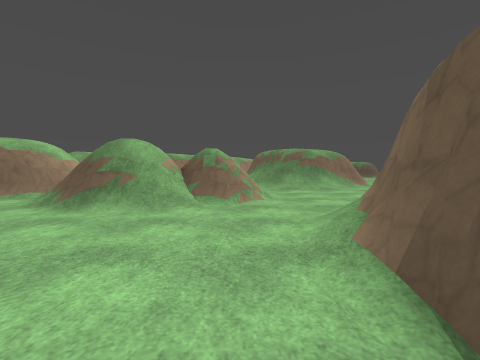
view 1 (above)

18 first-person views from a walk through a Godot game level. The camera is 1.2 m above the floor, tilts 2° down and sees 85° across. The floor is counted in squares, 2 m on a side. Each view is taken from the middle of a square. On the plan, view 1 faces up. The plan holds only what a view shows up to about 9 squares ahead; the rest is blank. Characters and animated objects are left out. Some surface patterns are stand-ins.

view 2
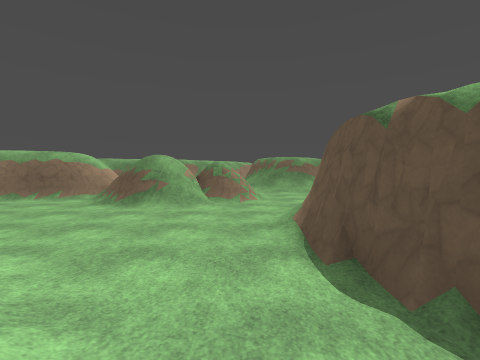

view 3
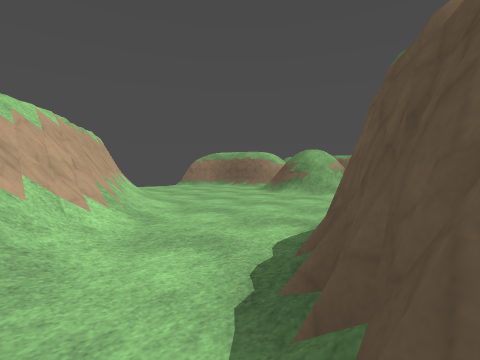

view 4
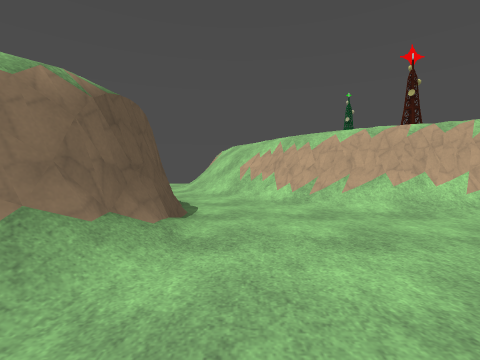

view 5
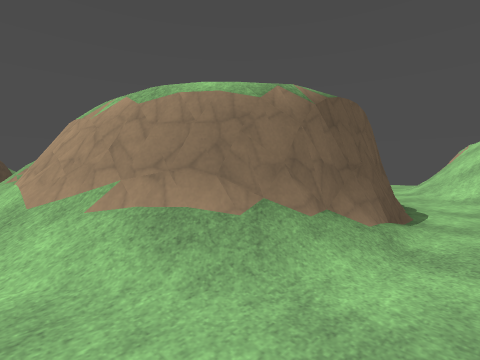

view 6
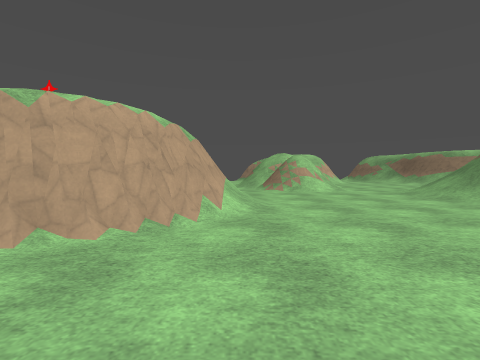

view 7
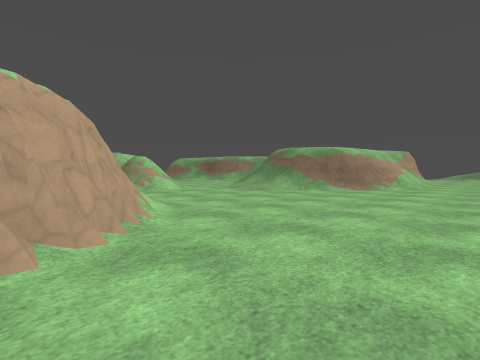

view 8
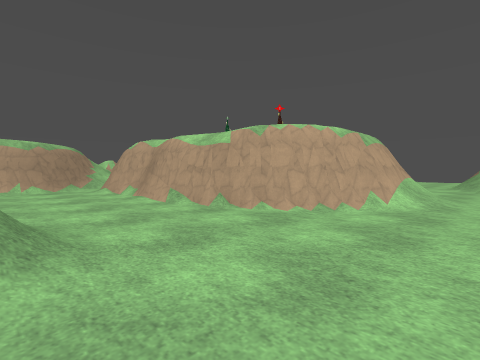

view 9
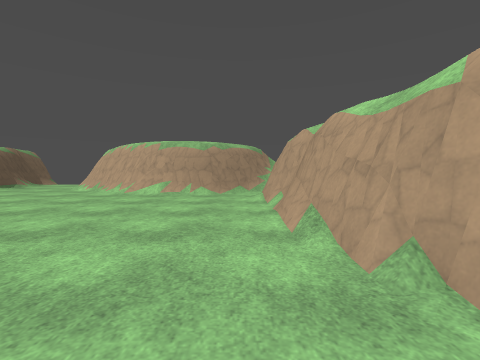

view 10
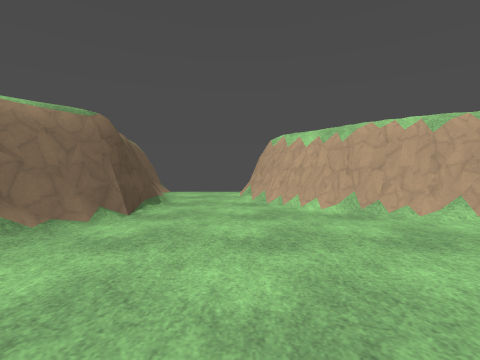

view 11
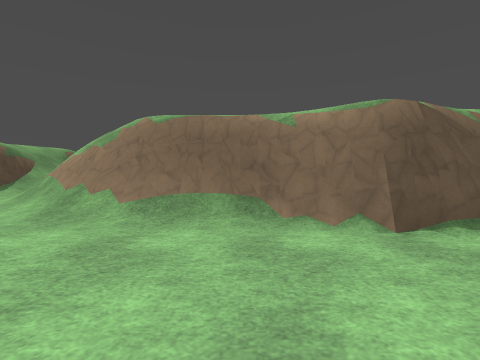

view 12
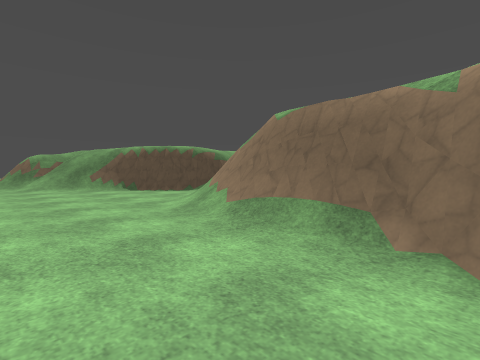

view 13
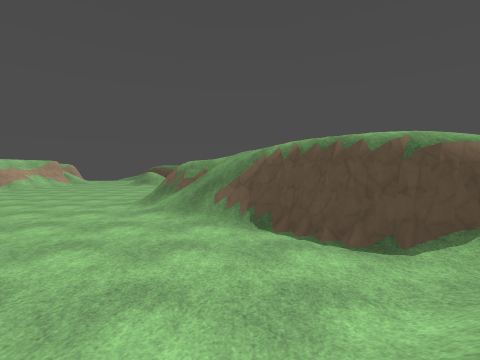

view 14
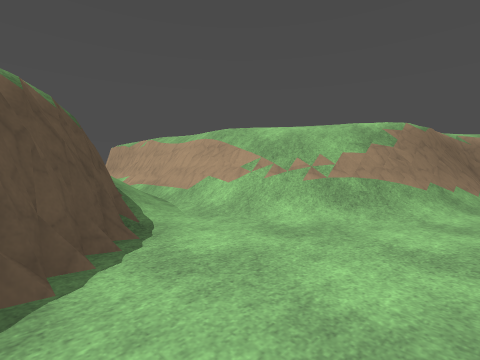

view 15
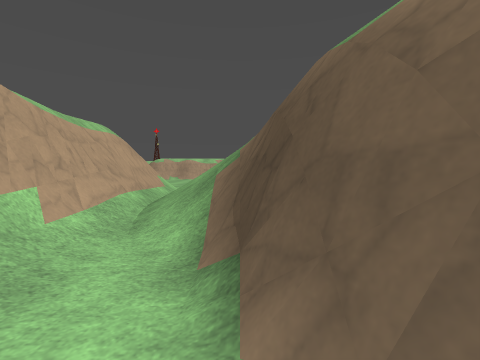

view 16
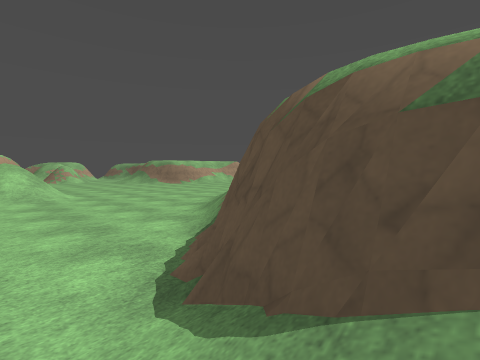

view 17
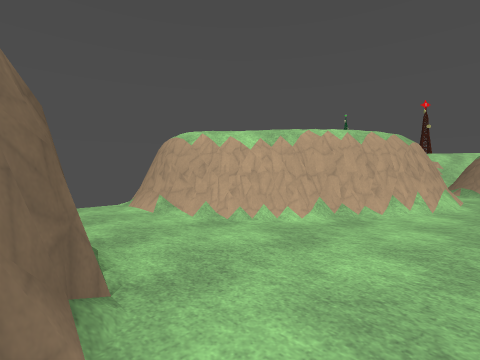

view 18
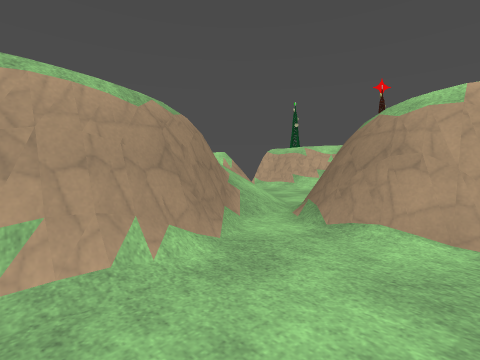

### Floor plan
Key: @ floor where view 1 was taken; # wall or solid block; . main floor; : floor 3 m higher than the main floor; / step, stairs or slope; = window, fence, low wall or low ledge; ^ raised ledge; v drop or lower ground.
Columns run from 7 left of view 1 to 24 right of it. Each row starts with its distance up from view 1.
 13              /.
 12             #/.
 11            ##...
 10           ##....
  9        /////........
  8   #   .../........../=//
  7   #=  =/............////
  6 ###= /=#.............///:
  5 #..#=/==............../=/
  4  ...///..///...../.....=#////
  3   ....../####...///.....##///##/
  2  .......##  ##..///....../////.
  1  =//....##   #...   ...//=######
  0    #=/.@##   #....  .../^^
 -1    :===//#   #..... ../#
 -2      /=///   #......../#
 -3       ///.   #......../#
 -4        ///  ######....##
 -5        /=/ ./=#/:/#/..#
 -6        :=/.=v=/   /#..#
 -7         =/.        #..#
 -8                    /v.#
 -9                     = #

Where each view was taken, in squares from view 1:
view 1: 0 up, 0 right, facing up
view 2: 2 down, 0 right, facing up
view 3: 2 down, 2 right, facing up-left
view 4: 4 up, 0 right, facing down
view 5: 4 up, 0 right, facing down-right
view 6: 4 up, 8 right, facing left
view 7: 2 up, 8 right, facing up-left
view 8: 5 up, 9 right, facing down-left
view 9: 3 up, 7 right, facing down
view 10: 1 down, 13 right, facing down
view 11: 3 down, 12 right, facing right
view 12: 4 down, 13 right, facing up-right
view 13: 0 up, 16 right, facing up
view 14: 4 up, 15 right, facing down-right
view 15: 3 up, 24 right, facing left
view 16: 2 up, 19 right, facing up-left
view 17: 3 down, 15 right, facing down-left
view 18: 2 down, 9 right, facing down-left
